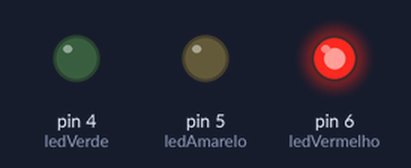
Bench run of a sketch on a simulated Arduino Uno, built with avr-gcc and run on an emulated ATmega328P. Parts: output pins drawn as LEDs (lit = HIGH).

Above: at 3.0 s.
At 10.0 s:
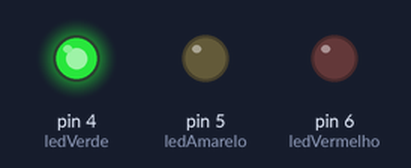
At 13.0 s:
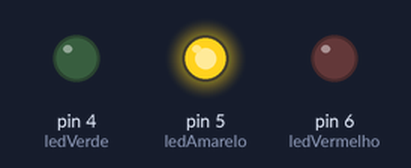
Timing chart, 0 to 18.2 s (numbered marks = the images above):
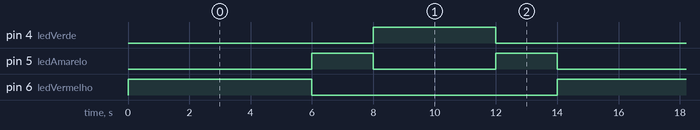

The sketch:

sinal.ino
```cpp
int ledVermelho = 6;
int ledAmarelo = 5;
int ledVerde = 4;

void setup() {
  pinMode(ledVermelho, OUTPUT);
  pinMode(ledAmarelo, OUTPUT);
  pinMode(ledVerde, OUTPUT);
}

void loop() {
  // Vermelho (6 segundos)
  digitalWrite(ledVermelho, HIGH);
  digitalWrite(ledAmarelo, LOW);
  digitalWrite(ledVerde, LOW);
  delay(6000);

  // Amarelo (2 segundos)
  digitalWrite(ledVermelho, LOW);
  digitalWrite(ledAmarelo, HIGH);
  digitalWrite(ledVerde, LOW);
  delay(2000);

  // Verde (4 segundos)
  digitalWrite(ledVermelho, LOW);
  digitalWrite(ledAmarelo, LOW);
  digitalWrite(ledVerde, HIGH);
  delay(4000);

  // Amarelo (2 segundos)
  digitalWrite(ledVermelho, LOW);
  digitalWrite(ledAmarelo, HIGH);
  digitalWrite(ledVerde, LOW);
  delay(2000);
}
```

Measured:
- by itself, pin 4 (ledVerde): alternates HIGH for 4.0 s and LOW for 10.0 s
- by itself, pin 5 (ledAmarelo): repeats every 14.0 s: LOW 4.0 s, HIGH 2.0 s, LOW 6.0 s, HIGH 2.0 s
- by itself, pin 6 (ledVermelho): alternates HIGH for 6.0 s and LOW for 8.0 s
